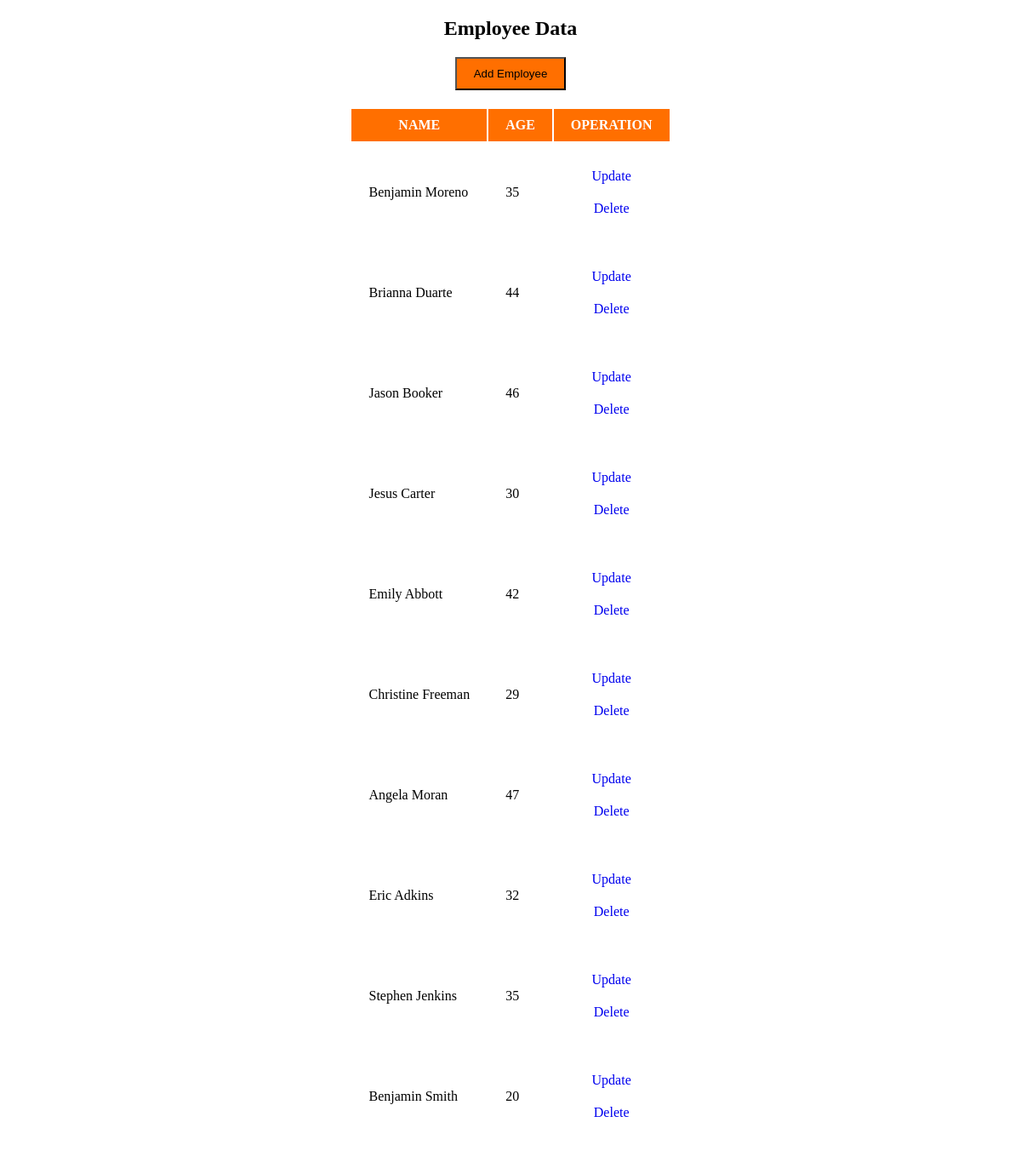
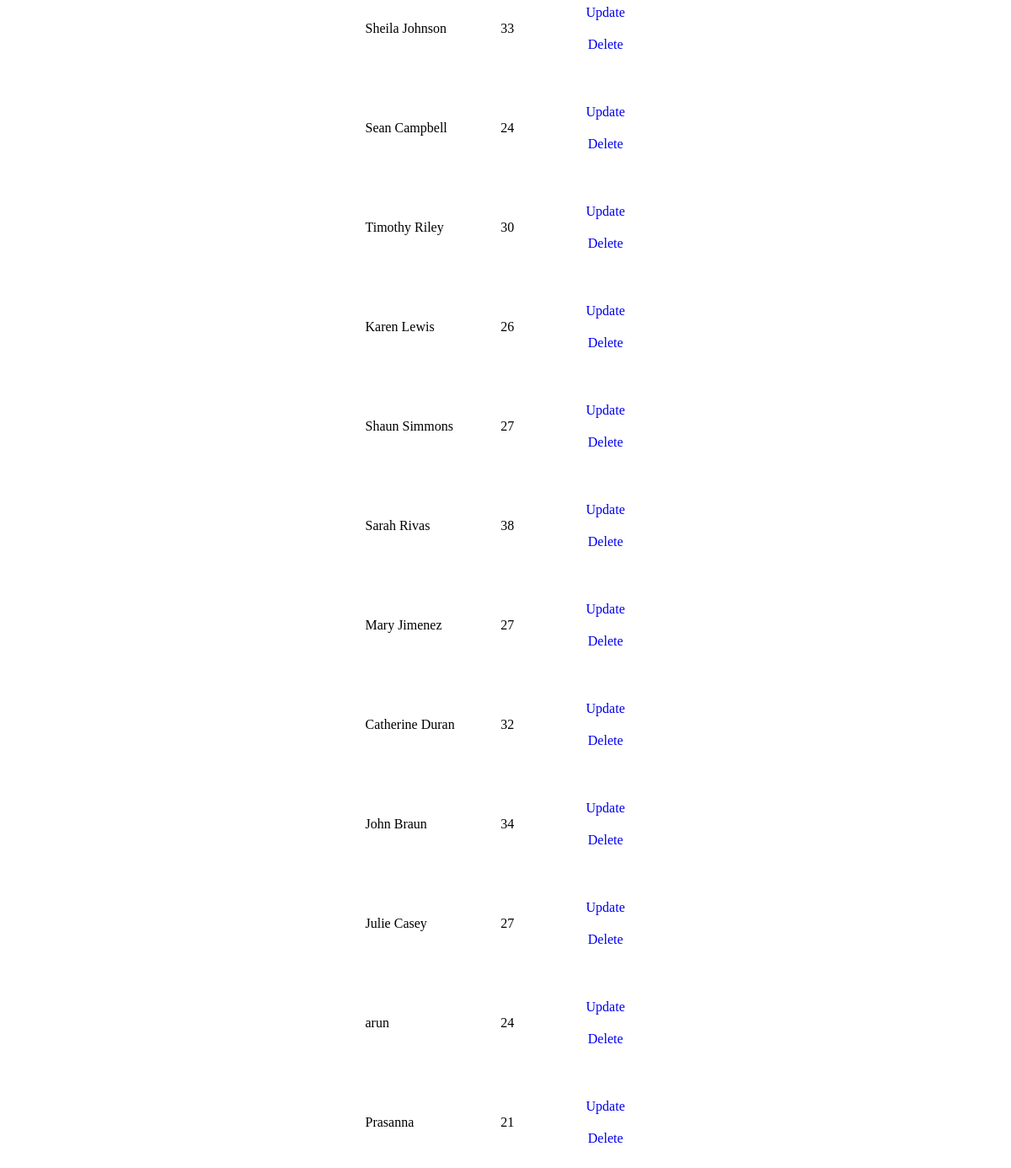
Page /read/ on the earlier database version (2 pictures, top to bottom).
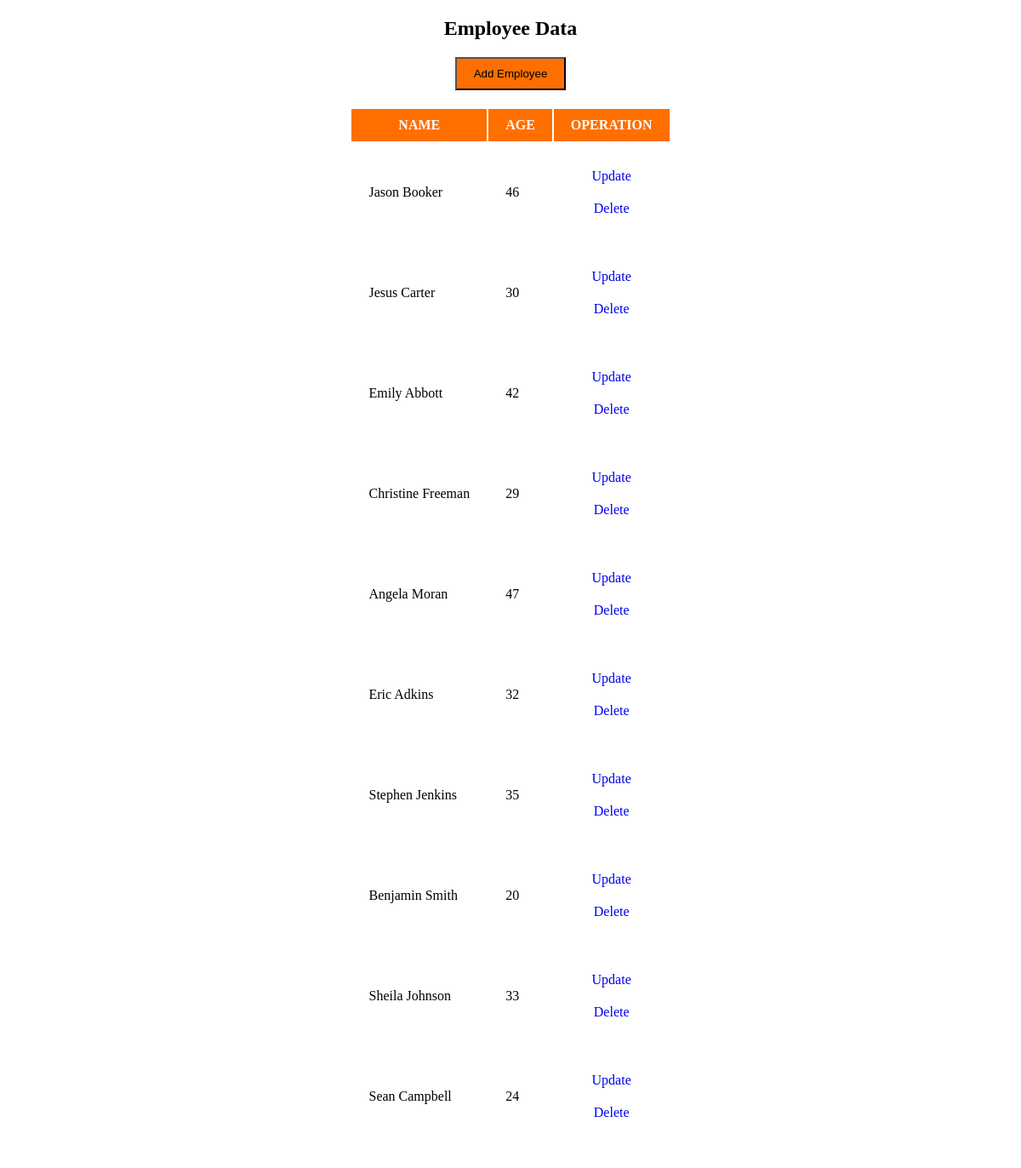
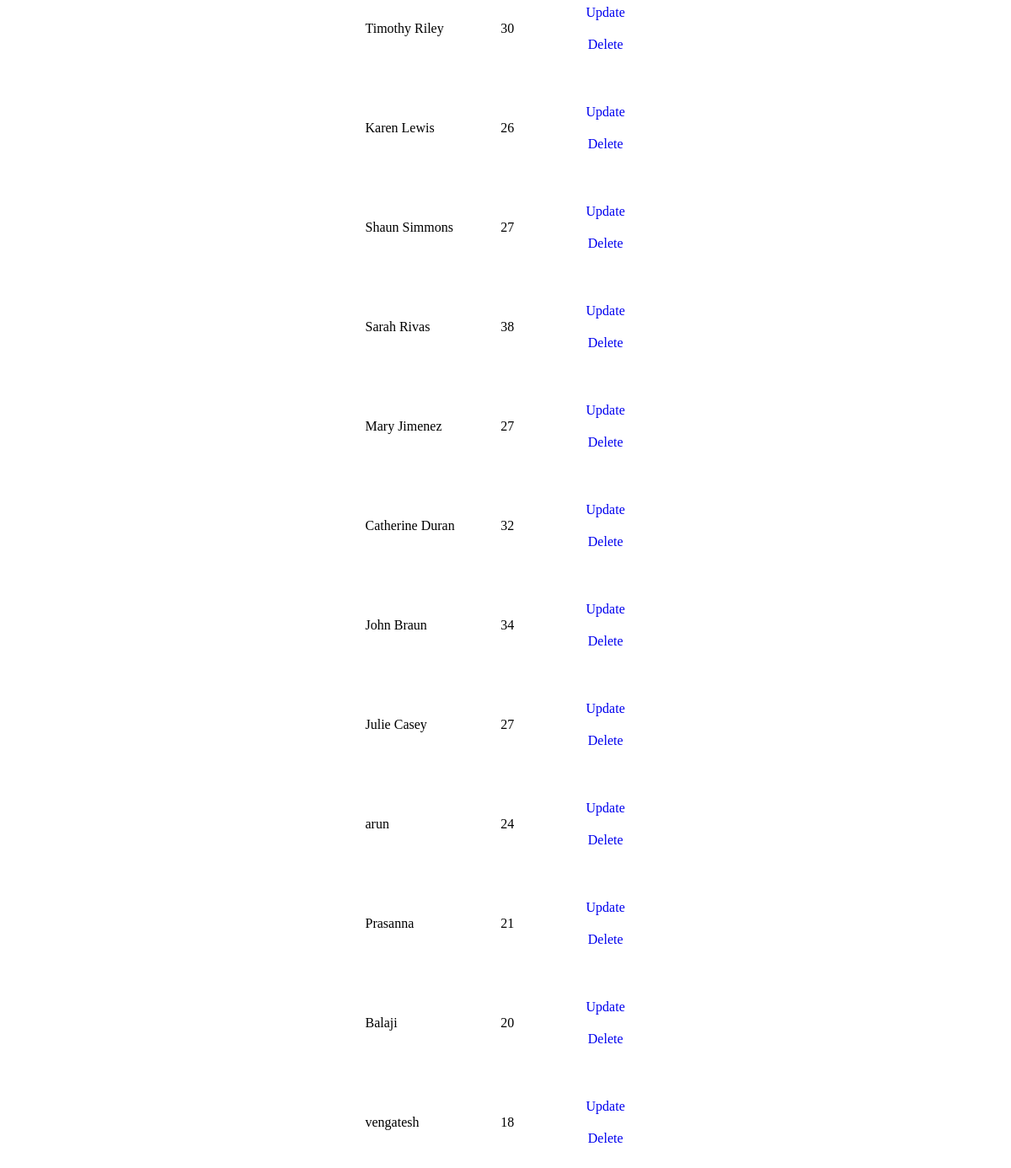
Same page on the later database version (2 pictures, top to bottom).
### crudApp/models.py (models this page shows)
class Employee(models.Model):
    name = models.CharField(max_length=30)
    age = models.IntegerField()

### crudApp/views.py (the view)
# urls.py: path('read/', views.read_veiw),
def read_veiw(request):
    employee = Employee.objects.all() # get all the data from database
    return render(request, 'crudApp/index.html', {'employee': employee}) # {'employee':employee} is context of the data using like as dictionary

### templates/crudApp/index.html (shortened to what this page needs)
<!DOCTYPE html>
<html lang="en">
  {% extends 'crudApp/base.html' %}
    {% block content %}
    <h2>Employee Data</h2>
    <a href="/add"><input type="button" value="Add Employee" /></a>
    <table>
      <thead>
        <th>Name</th>
        <th>age</th>
        <th>Operation</th>
      </thead>
      <tr>
        {% for emp in employee %}
        <td>{{emp.name}}</td>
        <td>{{emp.age}}</td>
        <td>
          <a href="/update/{{emp.id}}">Update</a>
          <a href="/delete/{{emp.id}}">Delete</a>
        </td>
      </tr>
      {% endfor %}
    </table>
    {% endblock %}

### templates/crudApp/base.html (shortened to what this page needs)
<!DOCTYPE html>
<html lang="en">
  {% load static %}
  <head>
    <link rel="stylesheet" href="{% static 'style.css' %}">
  </head>
  <body>
   {% block content %}
   {% endblock  %}
  </body>
</html>

### static/style.css (style rules this page uses)
body { margin: 0; padding: 0; box-sizing: border-box; }
h2 { text-align: center; }
a { margin: 20px 0; display: flex; justify-content: center; text-decoration: none; }
a input { text-align: center; padding: 10px 20px; background-color: rgb(255, 111, 0); }
table { margin: auto !important; }
table thead { text-transform: uppercase; background-color: rgb(255, 111, 0); color: white; }
table thead th { padding: 10px 20px; }
table tr td { padding: 10px 20px; }

Differences in the rows shown:
removed Employee: name "Benjamin Moreno", age "35"
removed Employee: name "Brianna Duarte", age "44"
added Employee: name "Balaji", age "20"
added Employee: name "vengatesh", age "18"
